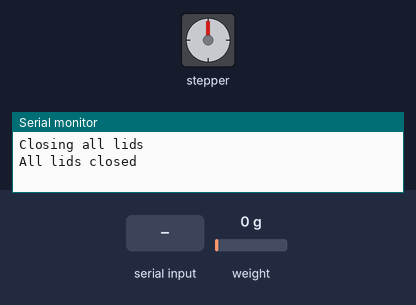
A sketch run on a simulated Arduino Uno, built with avr-gcc and run on an emulated ATmega328P. Shown: stepper motor, the last lines printed to the serial monitor. The test bench sets the inputs (shaded band); at power-on: weight on the scale 0 g. Stepper angles assume 2048 steps per turn.

Above: at 2.2 s.
2.3 s: "CAT\n" received over Serial
At 3.01 s:
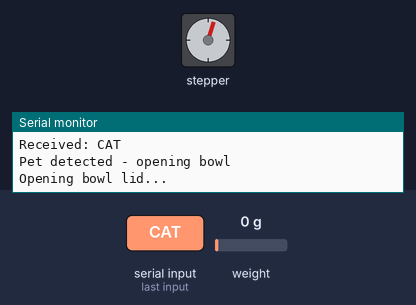
At 5.0 s:
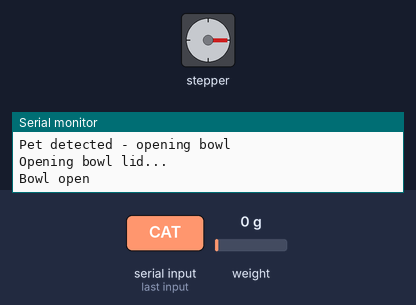
5.3 s: "CLOSE_ALL\n" received over Serial
At 6.13 s:
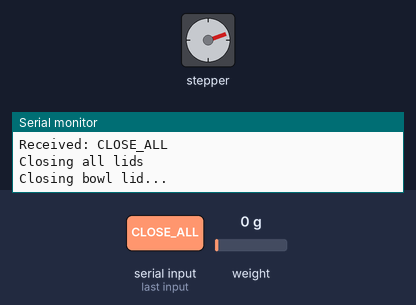
Timing chart, 0 to 8.7 s (numbered marks = the images above; inputs shaded):
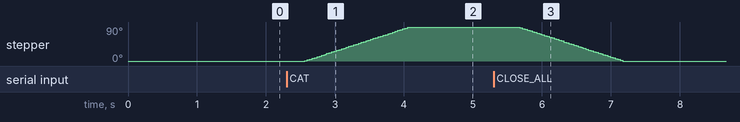

Measured:
- after the input at 2.3 s, stepper: turns 90° clockwise in 1.5 s, starting after 0.26 s
- after the input at 5.3 s, stepper: turns 90° counter-clockwise in 1.5 s, starting after 0.38 s

The sketch:

arduino-slave-cat.ino
```cpp
#include <Stepper.h>
#include "HX711.h"

// Stepper motor setup
const int STEPS_PER_REVOLUTION = 2048;
Stepper bowlStepper(STEPS_PER_REVOLUTION, 11, 9, 10, 8);
Stepper dispenserStepper(STEPS_PER_REVOLUTION, 7, 5, 6, 4);

// Load cell setup
HX711 scale;
const int LOADCELL_DOUT_PIN = 2;
const int LOADCELL_SCK_PIN = 3;
float currentWeight = 0;
float maxWeight = 0;  // Set by RPi
float calibration_factor = -415; // Calibrate for your load cell

int steps90 = STEPS_PER_REVOLUTION / 4;

// Motor states
bool bowlOpen = false;
bool dispenserOpen = false;

// Dispensing control
bool isDispensing = false;

void setup() {
  bowlStepper.setSpeed(10);
  dispenserStepper.setSpeed(10);

  // Load cell initialization
  scale.begin(LOADCELL_DOUT_PIN, LOADCELL_SCK_PIN);
  scale.set_scale(calibration_factor);
  scale.tare();

  Serial.begin(9600);
  Serial.println("System Ready!");
  Serial.println("Commands: 'DISPENSE', 'CAT', 'CLOSE_ALL', 'WEIGHT', 'MAX_WEIGHT:[value]'");

  closeAll();
}

void loop() {
  // Read current weight
  if (scale.is_ready()) {
    currentWeight = scale.get_units(3); // Average 3 readings
    if (currentWeight < 0) currentWeight = 0; // Prevent negative weights
  }

  // Check if max weight reached during dispensing
  if (isDispensing && currentWeight >= maxWeight && maxWeight > 0) {
    Serial.println("Max weight reached - closing dispenser");
    closeDispenser();
    isDispensing = false;
  }

  // Process serial commands
  if (Serial.available() > 0) {
    processSerialCommand();
  }

  delay(100);
}

void processSerialCommand() {
  String command = Serial.readStringUntil('\n');
  command.trim();

  Serial.print("Received: ");
  Serial.println(command);

  if (command == "DISPENSE") {
    startDispensing();
  }
  else if (command == "CAT") {
    petDetected();
  }
  else if (command == "CLOSE_ALL") {
    closeAll();
    isDispensing = false;
  }
  else if (command == "WEIGHT") {
    sendWeight();
  }
  else if (command.startsWith("MAX_WEIGHT:")) {
    setMaxWeight(command);
  }
  else {
    Serial.println("Unknown command");
  }
}

void startDispensing() {
  if (maxWeight <= 0) {
    Serial.println("Error: Max weight not set. Use MAX_WEIGHT:[value] first");
    return;
  }

  Serial.println("Starting food dispensing");
  Serial.print("Target weight: ");
  Serial.println(maxWeight);

  // Open both lids
  openBowl();
  openDispenser();

  isDispensing = true;
  Serial.println("Dispensing started - dispenser will auto-close when max weight reached");
}

void petDetected() {
  Serial.println("Pet detected - opening bowl");
  openBowl();
}

void setMaxWeight(String command) {
  String weightStr = command.substring(11); // Remove "MAX_WEIGHT:"
  maxWeight = weightStr.toFloat();
  Serial.print("Max weight set to: ");
  Serial.println(maxWeight);
}

void openBowl() {
  if (!bowlOpen) {
    Serial.println("Opening bowl lid...");
    bowlStepper.step(steps90);
    bowlOpen = true;
    Serial.println("Bowl open");
  }
}

void closeBowl() {
  if (bowlOpen) {
    Serial.println("Closing bowl lid...");
    bowlStepper.step(-steps90);
    bowlOpen = false;
    Serial.println("Bowl closed");
  }
}

void openDispenser() {
  if (!dispenserOpen) {
    Serial.println("Opening dispenser lid...");
    dispenserStepper.step(steps90);
    dispenserOpen = true;
    Serial.println("Dispenser open");
  }
}

void closeDispenser() {
  if (dispenserOpen) {
    Serial.println("Closing dispenser lid...");
    dispenserStepper.step(-steps90);
    dispenserOpen = false;
    Serial.println("Dispenser closed");
  }
}

void closeAll() {
  Serial.println("Closing all lids");
  closeBowl();
  closeDispenser();
  Serial.println("All lids closed");
}

void sendWeight() {
  Serial.print("CURRENT_WEIGHT:");
  Serial.println(currentWeight, 2);
  Serial.print("MAX_WEIGHT:");
  Serial.println(maxWeight, 2);
  Serial.print("DISPENSING:");
  Serial.println(isDispensing ? "ACTIVE" : "INACTIVE");
}
```
